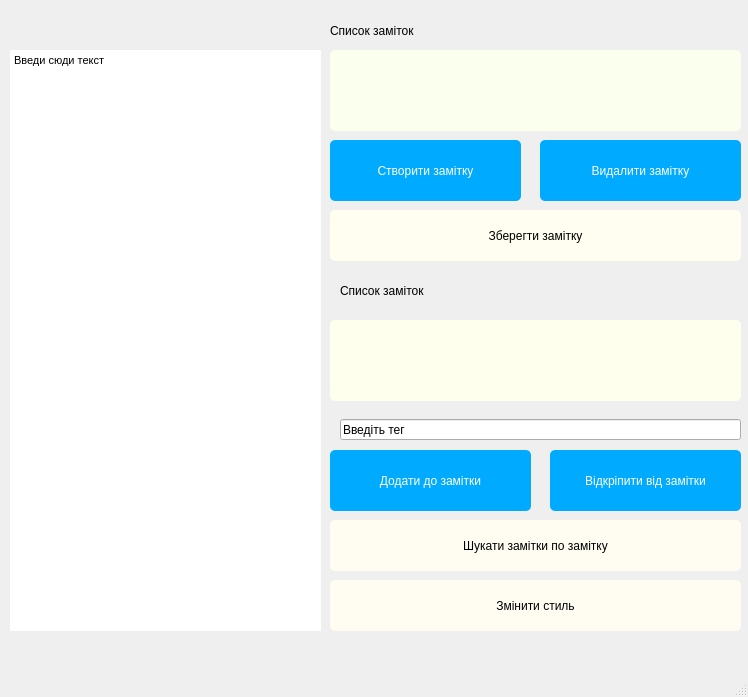
<?xml version="1.0" encoding="UTF-8"?>
<ui version="4.0">
 <class>MainWindow</class>
 <widget class="QMainWindow" name="MainWindow">
  <property name="geometry">
   <rect>
    <x>0</x>
    <y>0</y>
    <width>748</width>
    <height>697</height>
   </rect>
  </property>
  <property name="windowTitle">
   <string>MainWindow</string>
  </property>
  <widget class="QWidget" name="centralwidget">
   <widget class="QTextEdit" name="textEdit">
    <property name="geometry">
     <rect>
      <x>10</x>
      <y>50</y>
      <width>311</width>
      <height>581</height>
     </rect>
    </property>
    <property name="styleSheet">
     <string notr="true">border-radius: 5px;</string>
    </property>
    <property name="html">
     <string>&lt;!DOCTYPE HTML PUBLIC &quot;-//W3C//DTD HTML 4.0//EN&quot; &quot;http://www.w3.org/TR/REC-html40/strict.dtd&quot;&gt;
&lt;html&gt;&lt;head&gt;&lt;meta name=&quot;qrichtext&quot; content=&quot;1&quot; /&gt;&lt;style type=&quot;text/css&quot;&gt;
p, li { white-space: pre-wrap; }
&lt;/style&gt;&lt;/head&gt;&lt;body style=&quot; font-family:'MS Shell Dlg 2'; font-size:7.8pt; font-weight:400; font-style:normal;&quot;&gt;
&lt;p style=&quot; margin-top:0px; margin-bottom:0px; margin-left:0px; margin-right:0px; -qt-block-indent:0; text-indent:0px;&quot;&gt;&lt;span style=&quot; font-size:8pt;&quot;&gt;Введи сюди текст&lt;/span&gt;&lt;/p&gt;&lt;/body&gt;&lt;/html&gt;</string>
    </property>
   </widget>
   <widget class="QLabel" name="label">
    <property name="geometry">
     <rect>
      <x>330</x>
      <y>10</y>
      <width>211</width>
      <height>41</height>
     </rect>
    </property>
    <property name="text">
     <string>Список заміток</string>
    </property>
   </widget>
   <widget class="QListWidget" name="list_1">
    <property name="geometry">
     <rect>
      <x>330</x>
      <y>50</y>
      <width>411</width>
      <height>81</height>
     </rect>
    </property>
    <property name="styleSheet">
     <string notr="true">border-radius: 5px;
background-color: rgb(251, 255, 237);</string>
    </property>
   </widget>
   <widget class="QPushButton" name="btn_make">
    <property name="geometry">
     <rect>
      <x>330</x>
      <y>140</y>
      <width>191</width>
      <height>61</height>
     </rect>
    </property>
    <property name="styleSheet">
     <string notr="true">border-radius: 5px;
color: rgb(255, 255, 255);
background-color: rgb(0, 170, 255);</string>
    </property>
    <property name="text">
     <string>Створити замітку</string>
    </property>
   </widget>
   <widget class="QPushButton" name="btn_delete">
    <property name="geometry">
     <rect>
      <x>540</x>
      <y>140</y>
      <width>201</width>
      <height>61</height>
     </rect>
    </property>
    <property name="styleSheet">
     <string notr="true">border-radius: 5px;
color: rgb(255, 255, 255);
background-color: rgb(0, 170, 255);</string>
    </property>
    <property name="text">
     <string>Видалити замітку</string>
    </property>
   </widget>
   <widget class="QPushButton" name="btn_save">
    <property name="geometry">
     <rect>
      <x>330</x>
      <y>210</y>
      <width>411</width>
      <height>51</height>
     </rect>
    </property>
    <property name="styleSheet">
     <string notr="true">border-radius: 5px;
background-color: rgb(255, 254, 240);</string>
    </property>
    <property name="text">
     <string>Зберегти замітку</string>
    </property>
   </widget>
   <widget class="QPushButton" name="btn_detach">
    <property name="geometry">
     <rect>
      <x>550</x>
      <y>450</y>
      <width>191</width>
      <height>61</height>
     </rect>
    </property>
    <property name="styleSheet">
     <string notr="true">border-radius: 5px;
color: rgb(255, 255, 255);
background-color: rgb(0, 170, 255);</string>
    </property>
    <property name="text">
     <string>Відкріпити від замітки</string>
    </property>
   </widget>
   <widget class="QPushButton" name="btn_search">
    <property name="geometry">
     <rect>
      <x>330</x>
      <y>520</y>
      <width>411</width>
      <height>51</height>
     </rect>
    </property>
    <property name="styleSheet">
     <string notr="true">border-radius: 5px;
background-color: rgb(255, 253, 242);</string>
    </property>
    <property name="text">
     <string>Шукати замітки по замітку</string>
    </property>
   </widget>
   <widget class="QPushButton" name="btn_add">
    <property name="geometry">
     <rect>
      <x>330</x>
      <y>450</y>
      <width>201</width>
      <height>61</height>
     </rect>
    </property>
    <property name="styleSheet">
     <string notr="true">border-radius: 5px;
color: rgb(255, 255, 255);
background-color: rgb(0, 170, 255);</string>
    </property>
    <property name="text">
     <string>Додати до замітки</string>
    </property>
   </widget>
   <widget class="QListWidget" name="list2">
    <property name="geometry">
     <rect>
      <x>330</x>
      <y>320</y>
      <width>411</width>
      <height>81</height>
     </rect>
    </property>
    <property name="styleSheet">
     <string notr="true">border-radius: 5px;
background-color: rgb(255, 255, 238);</string>
    </property>
   </widget>
   <widget class="QLabel" name="label_2">
    <property name="geometry">
     <rect>
      <x>340</x>
      <y>270</y>
      <width>211</width>
      <height>41</height>
     </rect>
    </property>
    <property name="text">
     <string>Список заміток</string>
    </property>
   </widget>
   <widget class="QLineEdit" name="lineEdit">
    <property name="geometry">
     <rect>
      <x>340</x>
      <y>419</y>
      <width>401</width>
      <height>21</height>
     </rect>
    </property>
    <property name="text">
     <string>Введіть тег</string>
    </property>
   </widget>
   <widget class="QPushButton" name="btn_search_2">
    <property name="geometry">
     <rect>
      <x>330</x>
      <y>580</y>
      <width>411</width>
      <height>51</height>
     </rect>
    </property>
    <property name="styleSheet">
     <string notr="true">border-radius: 5px;
background-color: rgb(255, 253, 242);</string>
    </property>
    <property name="text">
     <string>Змінити стиль</string>
    </property>
   </widget>
  </widget>
  <widget class="QMenuBar" name="menubar">
   <property name="geometry">
    <rect>
     <x>0</x>
     <y>0</y>
     <width>748</width>
     <height>26</height>
    </rect>
   </property>
  </widget>
  <widget class="QStatusBar" name="statusbar"/>
 </widget>
 <resources/>
 <connections/>
</ui>
